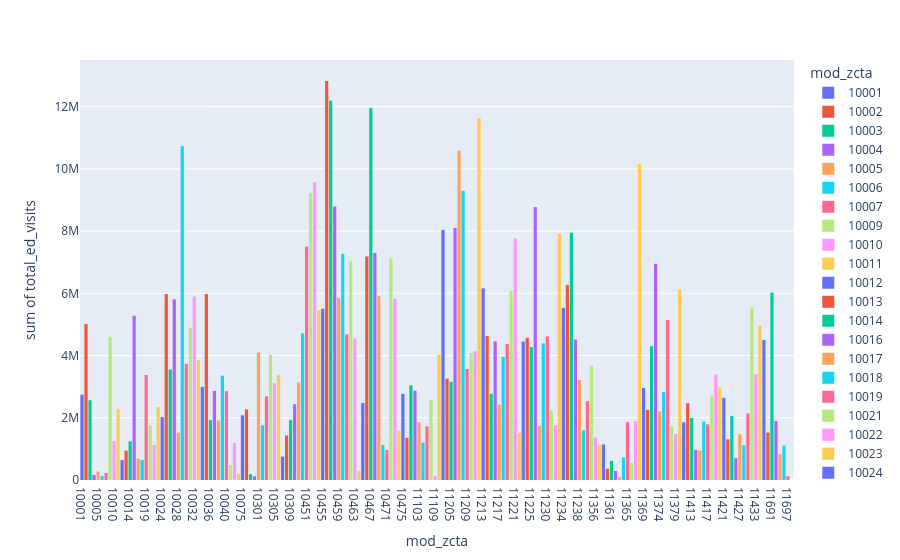

The cell this chart's notebook holds for it:
### Code cell
# Group the data by zip code and date (mod_zcta)
df_zip_date = df.groupby(['date','mod_zcta'])[['ili_pne_visits','ili_pne_admissions','total_ed_visits']].sum().reset_index()

# visualise the repartition of the total Ed by zip code
fig= px.histogram(df_zip_date,x= 'mod_zcta', y='total_ed_visits',color= 'mod_zcta')
fig.show()

# takeaway, some zipcode are definitely more impacted, let's break it down with the flu,pneumonia disease/
